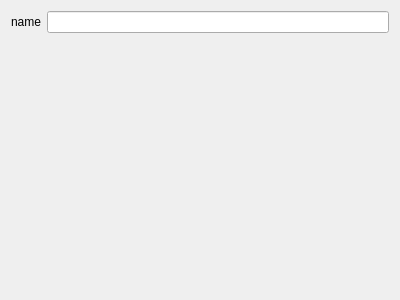
<?xml version="1.0" encoding="UTF-8"?>
<ui version="4.0">
 <class>ClassAdvanced</class>
 <widget class="QWidget" name="ClassAdvanced">
  <property name="geometry">
   <rect>
    <x>0</x>
    <y>0</y>
    <width>400</width>
    <height>300</height>
   </rect>
  </property>
  <property name="windowTitle">
   <string>ClassAdvanced</string>
  </property>
  <layout class="QVBoxLayout" name="verticalLayout">
   <item>
    <layout class="QHBoxLayout" name="horizontalLayout">
     <item>
      <widget class="QLabel" name="label">
       <property name="text">
        <string>name</string>
       </property>
      </widget>
     </item>
     <item>
      <widget class="QLineEdit" name="lineEditName"/>
     </item>
    </layout>
   </item>
   <item>
    <spacer name="verticalSpacer">
     <property name="orientation">
      <enum>Qt::Vertical</enum>
     </property>
     <property name="sizeHint" stdset="0">
      <size>
       <width>20</width>
       <height>240</height>
      </size>
     </property>
    </spacer>
   </item>
  </layout>
 </widget>
 <resources/>
 <connections/>
</ui>
